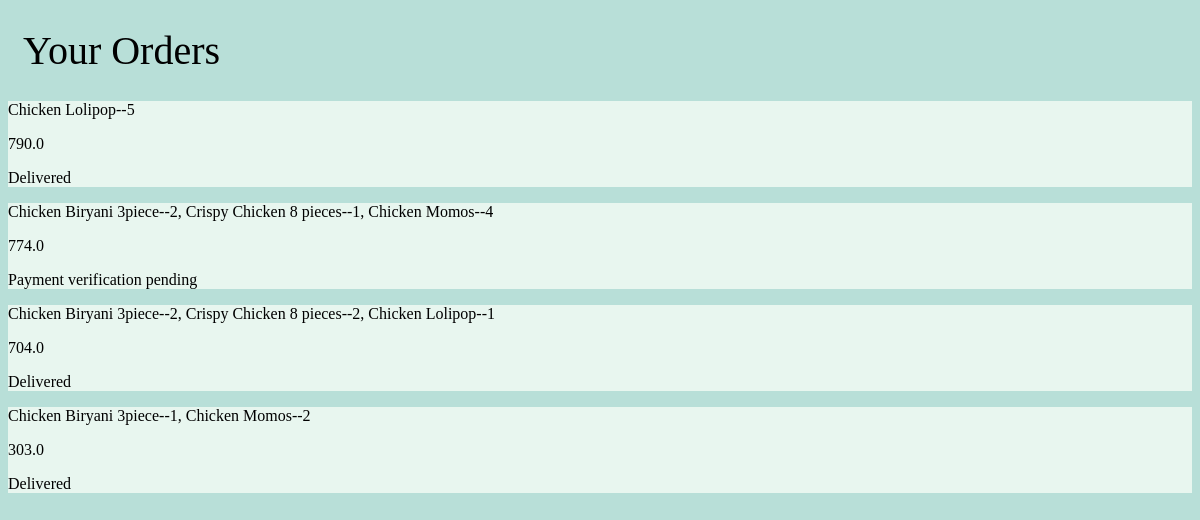
/myorders (signed in), run on the app's committed database.
### ordering/models.py (models this page shows)
class Order(models.Model):
    STATUS_CHOICES=(('Payment transaction-id not submitted', 'Payment transaction-id not submitted'),
                    ('Payment verification pending','Payment verification pending'),
                    ('Payment not received','Payment not received'),
                    ('Payment verification done','Payment verification done'),
                    ('Delivered','Delivered'),)
    order_details=models.JSONField(max_length=1000)
    user= models.ForeignKey(User, on_delete=models.CASCADE)
    status=models.CharField(max_length=100, choices=STATUS_CHOICES,default='Payment verification pending')
    transaction_id=models.CharField(max_length=200, blank=True)
    cost=models.FloatField(default=0)
    address=models.TextField(max_length=400, blank=True, null=True)

### ordering/views.py (the view)
# urls.py: path('myorders', myordersv, name='Myorders'),
@login_required
def myordersv(request):
    orders=Order.objects.filter(user=request.user)
    ordersdict={}
    for order in orders:
        orderdetails=json.loads(order.order_details)
        items_str=''
        for item in orderdetails:
              items_str+=item['name']+'--'+str(item['quantity'])+ ', '
        ordersdict[order]=(items_str[:-2])
    ordersdict=dict(reversed(list(ordersdict.items())))
    return render(request, 'orders.html',{'orders':orders, 'ordersdict':ordersdict})

### ordering/templates/orders.html (shortened to what this page needs)
{% load static %}
<!DOCTYPE html>
<html>
    <head>
        <link rel="stylesheet" href="{%static 'orders.css' %}">
    </head>
    <body>
        <h1 class="titl">Your Orders</h1>
        <div class="orders">
            {% for order, orderdetails in ordersdict.items %}
            <div class="order">
                <p class="myorder">{{orderdetails}}</p>
                <p class="cost">{{order.cost}}</p>
                <p class="status">{{order.status}}</p>
            </div>
            {% endfor %}
        </div>
    </body>
</html>

### static/orders.css (style rules this page uses)
body { background-color: #B8DFD8; }
.titl { font-weight: 400; font-size: 40px; margin-left:15px; }
.order { width:100%; background-color: #E8F6EF; }

### data on the page
Order: orderdetails "Chicken Lolipop--5", cost "790.0", status "Delivered"
Order: orderdetails "Chicken Biryani 3piece--2, Crispy Chicken 8 pieces--1, Chicken Momos--4", cost "774.0", status "Payment verification pending"
Order: orderdetails "Chicken Biryani 3piece--2, Crispy Chicken 8 pieces--2, Chicken Lolipop--1", cost "704.0", status "Delivered"
Order: orderdetails "Chicken Biryani 3piece--1, Chicken Momos--2", cost "303.0", status "Delivered"
